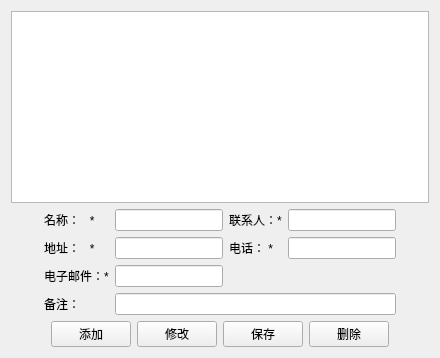
         <widget class="QWidget" name="Supplier_Page">
          <layout class="QVBoxLayout" name="verticalLayout_13">
           <item>
            <layout class="QVBoxLayout" name="verticalLayout_6">
             <item>
              <widget class="QTableView" name="Supplier_tableView"/>
             </item>
             <item>
              <layout class="QHBoxLayout" name="horizontalLayout_13">
               <item>
                <spacer name="horizontalSpacer_18">
                 <property name="orientation">
                  <enum>Qt::Horizontal</enum>
                 </property>
                 <property name="sizeHint" stdset="0">
                  <size>
                   <width>28</width>
                   <height>20</height>
                  </size>
                 </property>
                </spacer>
               </item>
               <item>
                <layout class="QGridLayout" name="gridLayout_2">
                 <item row="0" column="0">
                  <widget class="QLabel" name="label_14">
                   <property name="styleSheet">
                    <string notr="true">background:transparent</string>
                   </property>
                   <property name="text">
                    <string>名称：   *</string>
                   </property>
                  </widget>
                 </item>
                 <item row="0" column="1">
                  <widget class="QLineEdit" name="EditsupId">
                   <property name="styleSheet">
                    <string notr="true"/>
                   </property>
                  </widget>
                 </item>
                 <item row="0" column="2">
                  <widget class="QLabel" name="label_15">
                   <property name="styleSheet">
                    <string notr="true">background:transparent</string>
                   </property>
                   <property name="text">
                    <string>联系人：*</string>
                   </property>
                  </widget>
                 </item>
                 <item row="0" column="3">
                  <widget class="QLineEdit" name="EditSupName">
                   <property name="styleSheet">
                    <string notr="true"/>
                   </property>
                  </widget>
                 </item>
                 <item row="1" column="0">
                  <widget class="QLabel" name="label_16">
                   <property name="styleSheet">
                    <string notr="true">background:transparent</string>
                   </property>
                   <property name="text">
                    <string>地址：   *</string>
                   </property>
                  </widget>
                 </item>
                 <item row="1" column="1">
                  <widget class="QLineEdit" name="EditSupAdress">
                   <property name="styleSheet">
                    <string notr="true"/>
                   </property>
                  </widget>
                 </item>
                 <item row="1" column="2">
                  <widget class="QLabel" name="label_17">
                   <property name="styleSheet">
                    <string notr="true">background:transparent</string>
                   </property>
                   <property name="text">
                    <string>电话： *</string>
                   </property>
                  </widget>
                 </item>
                 <item row="1" column="3">
                  <widget class="QLineEdit" name="EditSupPhon">
                   <property name="styleSheet">
                    <string notr="true"/>
                   </property>
                  </widget>
                 </item>
                 <item row="2" column="0">
                  <widget class="QLabel" name="label_18">
                   <property name="styleSheet">
                    <string notr="true">background:transparent</string>
                   </property>
                   <property name="text">
                    <string>电子邮件：*</string>
                   </property>
                  </widget>
                 </item>
                 <item row="2" column="1">
                  <widget class="QLineEdit" name="EditSupMail">
                   <property name="styleSheet">
                    <string notr="true"/>
                   </property>
                  </widget>
                 </item>
                 <item row="3" column="0">
                  <widget class="QLabel" name="label_19">
                   <property name="styleSheet">
                    <string notr="true">background:transparent</string>
                   </property>
                   <property name="text">
                    <string>备注：  </string>
                   </property>
                  </widget>
                 </item>
                 <item row="3" column="1" colspan="3">
                  <widget class="QLineEdit" name="EditSupRemark">
                   <property name="styleSheet">
                    <string notr="true"/>
                   </property>
                  </widget>
                 </item>
                </layout>
               </item>
               <item>
                <spacer name="horizontalSpacer_19">
                 <property name="orientation">
                  <enum>Qt::Horizontal</enum>
                 </property>
                 <property name="sizeHint" stdset="0">
                  <size>
                   <width>18</width>
                   <height>20</height>
                  </size>
                 </property>
                </spacer>
               </item>
              </layout>
             </item>
             <item>
              <layout class="QHBoxLayout" name="horizontalLayout_15">
               <item>
                <spacer name="horizontalSpacer_20">
                 <property name="orientation">
                  <enum>Qt::Horizontal</enum>
                 </property>
                 <property name="sizeHint" stdset="0">
                  <size>
                   <width>40</width>
                   <height>20</height>
                  </size>
                 </property>
                </spacer>
               </item>
               <item>
                <layout class="QHBoxLayout" name="horizontalLayout_14">
                 <item>
                  <widget class="QPushButton" name="pbnAddSuupe">
                   <property name="styleSheet">
                    <string notr="true"/>
                   </property>
                   <property name="text">
                    <string>添加</string>
                   </property>
                  </widget>
                 </item>
                 <item>
                  <widget class="QPushButton" name="pbnModifySup">
                   <property name="styleSheet">
                    <string notr="true"/>
                   </property>
                   <property name="text">
                    <string>修改</string>
                   </property>
                  </widget>
                 </item>
                 <item>
                  <widget class="QPushButton" name="pbnSaveSupply">
                   <property name="styleSheet">
                    <string notr="true"/>
                   </property>
                   <property name="text">
                    <string>保存</string>
                   </property>
                  </widget>
                 </item>
                 <item>
                  <widget class="QPushButton" name="pbnDeleteSupply">
                   <property name="styleSheet">
                    <string notr="true"/>
                   </property>
                   <property name="text">
                    <string>删除</string>
                   </property>
                  </widget>
                 </item>
                </layout>
               </item>
               <item>
                <spacer name="horizontalSpacer_21">
                 <property name="orientation">
                  <enum>Qt::Horizontal</enum>
                 </property>
                 <property name="sizeHint" stdset="0">
                  <size>
                   <width>40</width>
                   <height>20</height>
                  </size>
                 </property>
                </spacer>
               </item>
              </layout>
             </item>
            </layout>
           </item>
          </layout>
         </widget>
